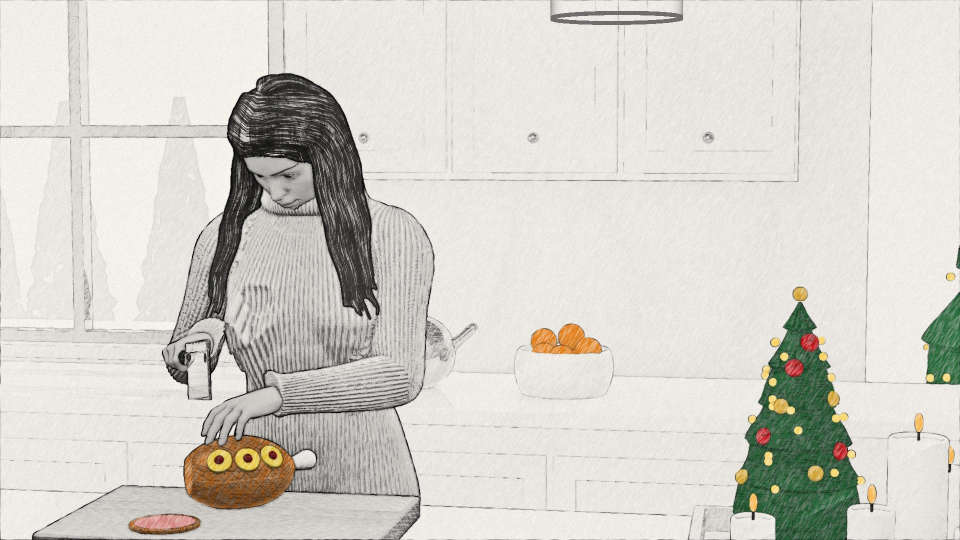
#> input picture lookbook/s1-mother-at-the-island.jpg, 1920 x 1080 px (shown at 1/2 size); its folder holds only this picture in this run
$ python lookbook_check.py ../lookbook/s1-mother-at-the-island.jpg
#> lines starting #> are read from the running program, lines starting #| are printed output that depends on the picture
#!/usr/bin/env python3
"""Does a new drawing still look like the approved ones? Compares its tones (brightness, contrast, how much is deep
shadow and how much is paper white, and the whole tonal spread) with the approved frames in lookbook/ for the same
shot (file names start with the shot: s1-, s2-...), so the look can't drift unnoticed between rounds.

    python3 lookbook_check.py DRAWING.png [DRAWING2.png ...]   (or a folder of draw_*.png from shot.py sequence)
A drawing whose name or folder starts with s1/s2/s3 is compared with that shot's lookbook frames, otherwise all.
"""
import glob
import os
import sys

import numpy as np
from PIL import Image

ROOT = os.path.dirname(os.path.dirname(os.path.abspath(__file__)))
LIMITS = dict(mean=0.08, std=0.06, dark=0.10, light=0.15, hist=0.45)   # how far a drawing may drift from the lookbook


def tones(path):
#> called with path = '../lookbook/s1-mother-at-the-island.jpg'
    g = np.asarray(Image.open(path).convert('L').resize((270, 480)), float) / 255
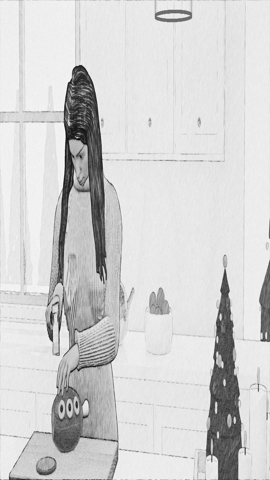
#> g: shape (480, 270) float64; min 0.0392, max 0.988, mean 0.823
    h = np.histogram(g, 32, (0, 1))[0] / g.size
#> h = 32 values, max 0.334 at index 29, min 0 at index 0, mean 0.0312
    return dict(mean=g.mean(), std=g.std(), dark=(g < 0.25).mean(), light=(g > 0.85).mean(), hist=h)


def compare(path, refs):
    a = tones(path)
#> a = 5 items
    best = None
    for r in refs:
        b = tones(r)
#> b = 5 items
        d = dict(mean=abs(a['mean'] - b['mean']), std=abs(a['std'] - b['std']), dark=abs(a['dark'] - b['dark']),
                 light=abs(a['light'] - b['light']), hist=float(np.abs(a['hist'] - b['hist']).sum()))
#> d = {'mean': 0, 'std': 0, 'dark': 0, 'light': 0, 'hist': 0}
        score = sum(d[k] / LIMITS[k] for k in d)
#> score = 0
        if best is None or score < best[0]:
            best = (score, r, d)
    _, r, d = best
    bad = [f'{k} off by {d[k]:.2f} (limit {LIMITS[k]})' for k in d if d[k] > LIMITS[k]]
#> bad = []
    return r, bad


def main():
    files = []
    for a in sys.argv[1:]:
        files += sorted(glob.glob(os.path.join(a, 'draw_*.png'))) if os.path.isdir(a) else [a]
    lb = sorted(glob.glob(os.path.join(ROOT, 'lookbook', '*.jpg')) + glob.glob(os.path.join(ROOT, 'lookbook', '*.png')))
    n_bad = 0
    for f in files:
        if np.asarray(Image.open(f).convert('L'), float).mean() < 8:      # a black frame (a cut to black): nothing to compare
            print(f'{os.path.basename(f)}: black, skipped')
            continue
        tag = next((s for s in ('s1', 's2', 's3', 's4', 's5') if s in os.path.basename(os.path.dirname(f) + '/' + f).lower()), None)
        refs = [r for r in lb if tag and os.path.basename(r).startswith(tag)] or lb
        r, bad = compare(f, refs)
#> bad = []
        print(f'{os.path.basename(f)}: ' + ('matches ' + os.path.basename(r) if not bad else 'DRIFTS from ' + os.path.basename(r) + ': ' + '; '.join(bad)))
#| s1-mother-at-the-island.jpg: matches s1-mother-at-the-island.jpg
        n_bad += bool(bad)
#> n_bad = 0
    print('LOOKBOOK: all match' if not n_bad else f'LOOKBOOK: {n_bad} drawing(s) drift from the approved look')
#| LOOKBOOK: all match
    sys.exit(1 if n_bad else 0)
#> (the program exits here)

$ run again, on lookbook/s2-daughter-from-her-mothers-eyes.jpg
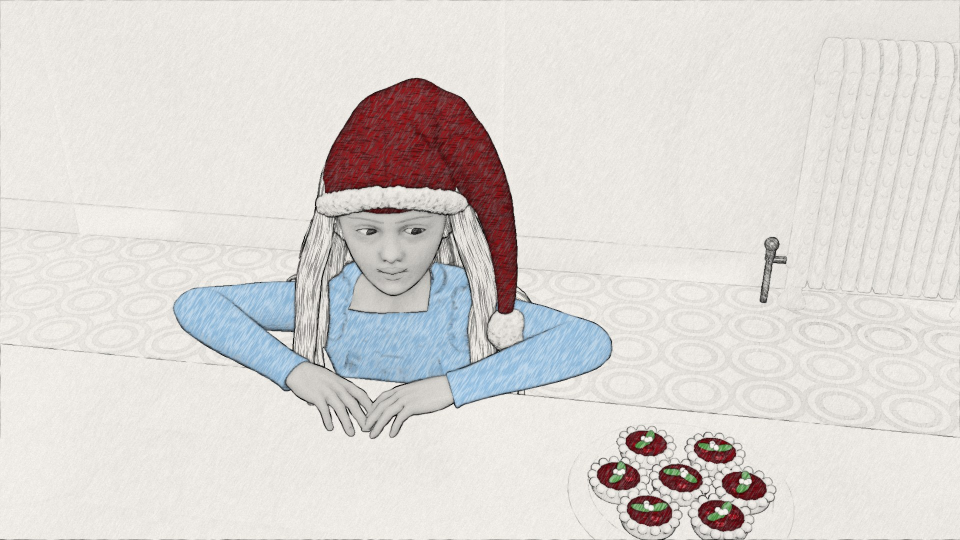
#> input picture lookbook/s2-daughter-from-her-mothers-eyes.jpg, 1920 x 1080 px (shown at 1/2 size)
#> in tones, `g = np.asarray(Image.open(path).convert('L').resize((270, 480)), float..`:
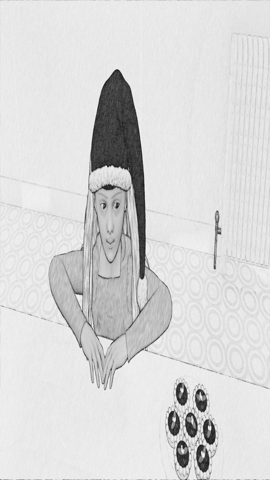
#> g: shape (480, 270) float64; min 0.0941, max 0.988, mean 0.847
#> h = 32 values, max 0.426 at index 29, min 0 at index 0, mean 0.0313
#> a = 5 items
#> d = {'mean': 0, 'std': 0, 'dark': 0, 'light': 0, 'hist': 0}
#> score = 0
#> in compare, `bad = [f'{k} off by {d[k]:.2f} (limit {LIMITS[k]})' for k in d if d[k]..`: bad = []
#| s2-daughter-from-her-mothers-eyes.jpg: matches s2-daughter-from-her-mothers-eyes.jpg
#> n_bad = 0
#| LOOKBOOK: all match

$ run again, on lookbook/s3-close-up-smile.jpg
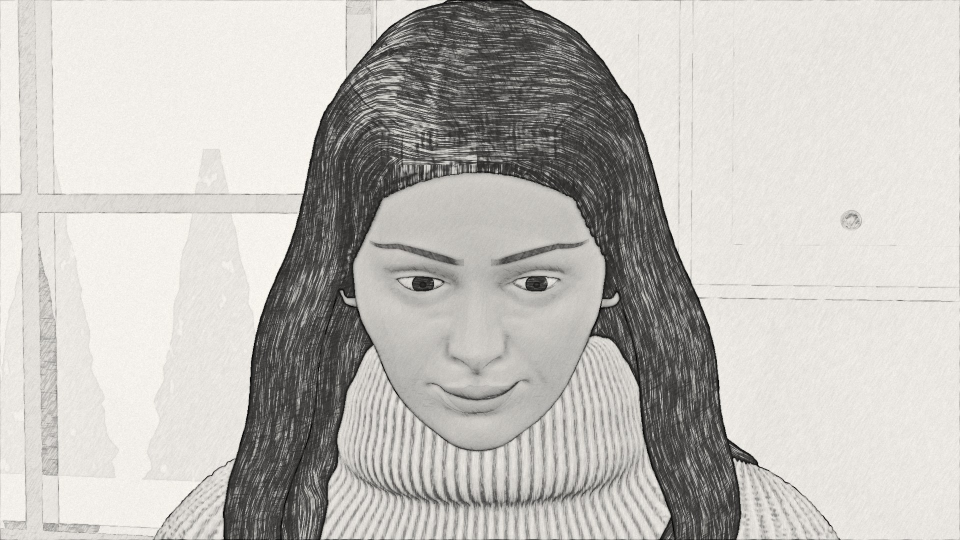
#> input picture lookbook/s3-close-up-smile.jpg, 1920 x 1080 px (shown at 1/2 size)
#> in tones, `g = np.asarray(Image.open(path).convert('L').resize((270, 480)), float..`:
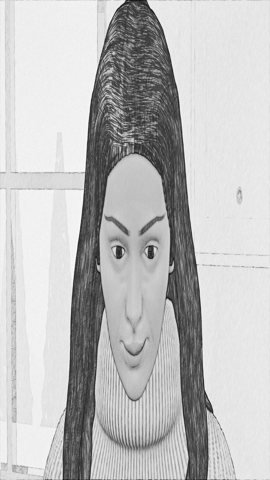
#> g: shape (480, 270) float64; min 0.0627, max 0.992, mean 0.748
#> h = 32 values, max 0.262 at index 28, min 0 at index 0, mean 0.0312
#> a = 5 items
#> d = {'mean': 0, 'std': 0, 'dark': 0, 'light': 0, 'hist': 0}
#> score = 0
#> in compare, `bad = [f'{k} off by {d[k]:.2f} (limit {LIMITS[k]})' for k in d if d[k]..`: bad = []
#| s3-close-up-smile.jpg: matches s3-close-up-smile.jpg
#> n_bad = 0
#| LOOKBOOK: all match
